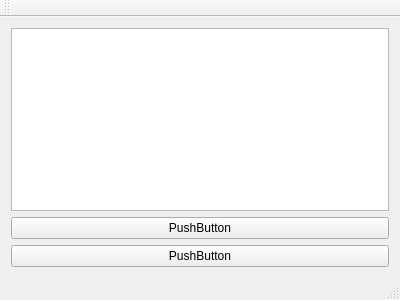
<?xml version="1.0" encoding="UTF-8"?>
<ui version="4.0">
 <class>MainWindow</class>
 <widget class="QMainWindow" name="MainWindow">
  <property name="geometry">
   <rect>
    <x>0</x>
    <y>0</y>
    <width>400</width>
    <height>300</height>
   </rect>
  </property>
  <property name="windowTitle">
   <string>MainWindow</string>
  </property>
  <widget class="QWidget" name="centralWidget">
   <layout class="QHBoxLayout" name="horizontalLayout">
    <item>
     <layout class="QVBoxLayout" name="verticalLayout">
      <item>
       <widget class="QPlainTextEdit" name="statusMessage"/>
      </item>
      <item>
       <widget class="QPushButton" name="pinButton">
        <property name="text">
         <string>PushButton</string>
        </property>
       </widget>
      </item>
      <item>
       <widget class="QPushButton" name="pushButton">
        <property name="text">
         <string>PushButton</string>
        </property>
       </widget>
      </item>
     </layout>
    </item>
   </layout>
  </widget>
  <widget class="QMenuBar" name="menuBar">
   <property name="geometry">
    <rect>
     <x>0</x>
     <y>0</y>
     <width>400</width>
     <height>22</height>
    </rect>
   </property>
  </widget>
  <widget class="QToolBar" name="mainToolBar">
   <attribute name="toolBarArea">
    <enum>TopToolBarArea</enum>
   </attribute>
   <attribute name="toolBarBreak">
    <bool>false</bool>
   </attribute>
  </widget>
  <widget class="QStatusBar" name="statusBar"/>
 </widget>
 <layoutdefault spacing="6" margin="11"/>
 <resources/>
 <connections/>
</ui>
